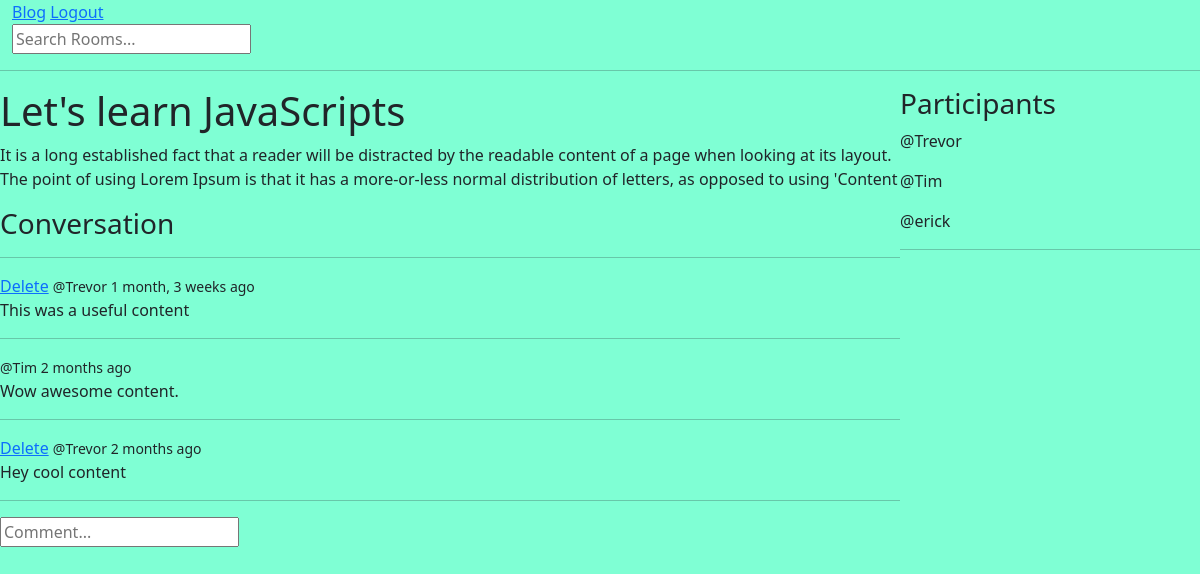
Screenshot of /room/1/ (signed in) with the database file from the repository.
### blogapp/models.py (models this page shows, shortened)
class Room(models.Model):
    host = models.ForeignKey(User, on_delete=models.SET_NULL,null=True)
    topic = models.ForeignKey(Topic, on_delete=models.SET_NULL,null=True)
    name = models.CharField(max_length=200)
    description = models.TextField(null=True, blank=True)
    participants = models.ManyToManyField(User, related_name='participants', blank=True)
    updated = models.DateTimeField(auto_now=True)
    created = models.DateTimeField(auto_now_add=True)
    class Meta:
        ordering = ['-updated','-created']

class Message(models.Model):
    user = models.ForeignKey(User, on_delete=models.CASCADE)
    room = models.ForeignKey(Room, on_delete=models.CASCADE)
    body = models.TextField()
    updated = models.DateTimeField(auto_now=True)
    created = models.DateTimeField(auto_now_add=True)
    class Meta:
        ordering = ['-updated','-created']

### blogapp/views.py (the view, shortened to what this page needs)
# urls.py: path('room/<str:pk>/', views.room, name='room'),
def room(request,pk):
    room = Room.objects.get(id=pk)
    room_messages = room.message_set.all()
    participants = room.participants.all()
    context = {'room':room,'room_messages':room_messages, 'participants':participants}
    return render(request,'room.html',context)

### templates/room.html (shortened to what this page needs)
<!doctype html>
<html lang="en">
<head>
</head>
<body>
{% extends 'base.html' %}
{% block content %}
<div class="room-container">
    <div>
        <h1>{{ room.name }}</h1>
        <p>{{ room.description }}</p>
        <div class="comment-wrapper">
                <h3>Conversation</h3>
                <hr>
            {% for message in room_messages %}
                <div>
                {% if request.user == message.user %}
                    <a href="{% url 'delete-message' message.id%}">Delete</a>
                {% endif %}
                <small>@{{ message.user }}  {{ message.created | timesince }} ago</small>
                <p>{{ message.body }}</p>
                <hr>
                </div>
            {% endfor %}
            {% if request.user.is_authenticated %}
                <div class="comment-form">
                    <form action="" method="POST">
                        <input type="text" name="body" placeholder="Comment...">
                    </form>
                </div>
            {% endif %}
        </div>
    </div>
    <div>
        <h3>Participants</h3>
        {% for participant in participants %}
            <div>
                <p>@{{ participant.username}}</p>
            </div>
        {% endfor %}
        <hr>
    </div>
</div>
{% endblock %}

### static/style/main.css (style rules this page uses)
body { background-color: aquamarine; }

### templates/room.html (style rules this page uses)
.room-container { display: grid; grid-template-columns: 3fr 1fr; }

### rows the page displays
Room: name "Let's learn JavaScripts", description "It is a long established fact that a reader will be distracted by the readable content of a page when looking at its layout. The point of using Lorem Ipsum is that it has a more-or-less normal distribution of letters, as opposed to using 'Content"
Message: shows "Delete", user "Trevor", created "1 month, 3 weeks", body "This was a useful content"
Message: user "Tim", created "2 months", body "Wow awesome content."
Message: shows "Delete", user "Trevor", created "2 months", body "Hey cool content"

### other values shown
{{ participant.username }} "Trevor"
{{ participant.username }} "Tim"
{{ participant.username }} "erick"
